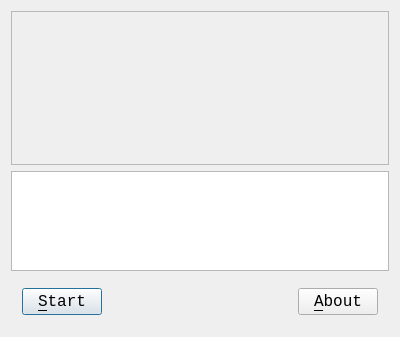
<?xml version="1.0" encoding="UTF-8"?>
<ui version="4.0">
 <class>DialogMain</class>
 <widget class="QDialog" name="DialogMain">
  <property name="geometry">
   <rect>
    <x>0</x>
    <y>0</y>
    <width>400</width>
    <height>337</height>
   </rect>
  </property>
  <property name="font">
   <font>
    <family>Courier New</family>
    <pointsize>12</pointsize>
   </font>
  </property>
  <property name="windowTitle">
   <string>TicTacToeValuer (C) 2010 Richel Bilderbeek</string>
  </property>
  <layout class="QVBoxLayout" name="verticalLayout">
   <item>
    <widget class="QScrollArea" name="scrollArea">
     <property name="widgetResizable">
      <bool>true</bool>
     </property>
     <widget class="QWidget" name="scrollAreaWidgetContents">
      <property name="geometry">
       <rect>
        <x>0</x>
        <y>0</y>
        <width>380</width>
        <height>158</height>
       </rect>
      </property>
      <layout class="QGridLayout" name="gridLayout">
       <item row="0" column="0">
        <widget class="QLabel" name="label_graph">
         <property name="text">
          <string/>
         </property>
         <property name="pixmap">
          <pixmap resource="resources.qrc">:/images/R.png</pixmap>
         </property>
         <property name="scaledContents">
          <bool>true</bool>
         </property>
         <property name="alignment">
          <set>Qt::AlignCenter</set>
         </property>
        </widget>
       </item>
      </layout>
     </widget>
    </widget>
   </item>
   <item>
    <widget class="QPlainTextEdit" name="text_out">
     <property name="sizePolicy">
      <sizepolicy hsizetype="Expanding" vsizetype="Maximum">
       <horstretch>0</horstretch>
       <verstretch>0</verstretch>
      </sizepolicy>
     </property>
     <property name="maximumSize">
      <size>
       <width>16777215</width>
       <height>100</height>
      </size>
     </property>
     <property name="readOnly">
      <bool>true</bool>
     </property>
    </widget>
   </item>
   <item>
    <widget class="QWidget" name="widget" native="true">
     <layout class="QHBoxLayout" name="horizontalLayout">
      <item>
       <widget class="QPushButton" name="button_start">
        <property name="text">
         <string>&amp;Start</string>
        </property>
       </widget>
      </item>
      <item>
       <spacer name="horizontalSpacer">
        <property name="orientation">
         <enum>Qt::Horizontal</enum>
        </property>
        <property name="sizeHint" stdset="0">
         <size>
          <width>40</width>
          <height>20</height>
         </size>
        </property>
       </spacer>
      </item>
      <item>
       <widget class="QPushButton" name="button_about">
        <property name="text">
         <string>&amp;About</string>
        </property>
       </widget>
      </item>
     </layout>
    </widget>
   </item>
  </layout>
 </widget>
 <layoutdefault spacing="6" margin="11"/>
 <resources>
  <include location="resources.qrc"/>
 </resources>
 <connections/>
</ui>
